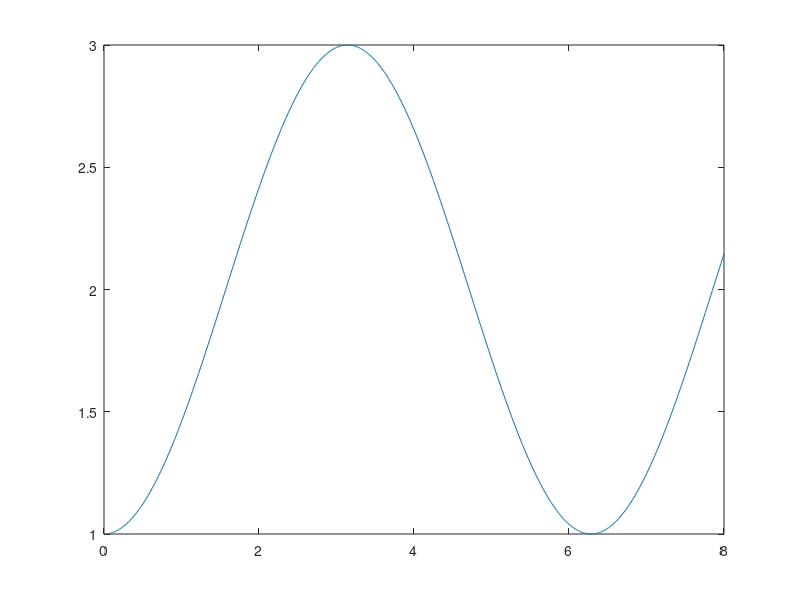

Reproduce this figure in MATLAB. (Note: this script raises an error after producing the figure.)
# Ejercicio 2: ED PVI ==========================================================
clc; clear all, close all;
f = @(x,y) sin(x);
sol = @(x) 2 - cos(x);

x0 = 0.0;
xn = 8.0;
y0 = 1.0;
x = [x0:0.01:xn]; % defino x para graficar 

tol = 0.5e-2;
error = 1.0; % inicializo con valor mayor a tol

figure 1
plot(x,sol(x))
hold on

h = 0.5; % parto de un paso y lo voy a dividir por 2 hasta que el error sea menor
% a cierta tolerancia. En este caso analizo para cada metodo.
while(error > tol)
[xe, ye] = euler(f,h,x0,xn,y0);
error = sqrt(sum((ye - sol(xe)).^2));
fprintf('La norma 2 del error con Euler con paso %f es: %f \n', h, error)
h = h/2;
plot(xe,ye, '*c')
end 

figure 2
plot(x,sol(x))
hold on

h = 0.5; % redefino el paso
error = 1.0; % redefino el error inicial
while(error > tol)
[xem, yem] = euler_modificado(f,h,x0,xn,y0);
error = sqrt(sum((yem - sol(xem)).^2));
fprintf('La norma 2 del error con Euler modificado con paso %f es: %f \n', h, error)
h = h/2;
plot(xem,yem, '*c')
end

figure 3
plot(x,sol(x))
hold on

h = 0.5; % redefino el paso
error = 1.0; % redefino el error inicial
while(error > tol)
[xrk2, yrk2] = runge_kutta_orden2(f,h,x0,xn,y0);
error = sqrt(sum((yrk2 - sol(xrk2)).^2));
fprintf('La norma 2 del error con RK-2 con paso %f es: %f \n', h, error)
h = h/2;
plot(xrk2,yrk2, '*c')
end 

figure 4
plot(x,sol(x))
hold on

h = 0.5; % redefino el paso
error = 1.0; % redefino el error inicial
while(error > tol)
[xrk4, yrk4] = runge_kutta_orden4(f,h,x0,xn,y0);
error = sqrt(sum((yrk4 - sol(xrk4)).^2));
fprintf('La norma 2 del error con RK-4 con paso %f es: %f \n', h, error)
h = h/2;
plot(xrk4,yrk4, '*c')
end 